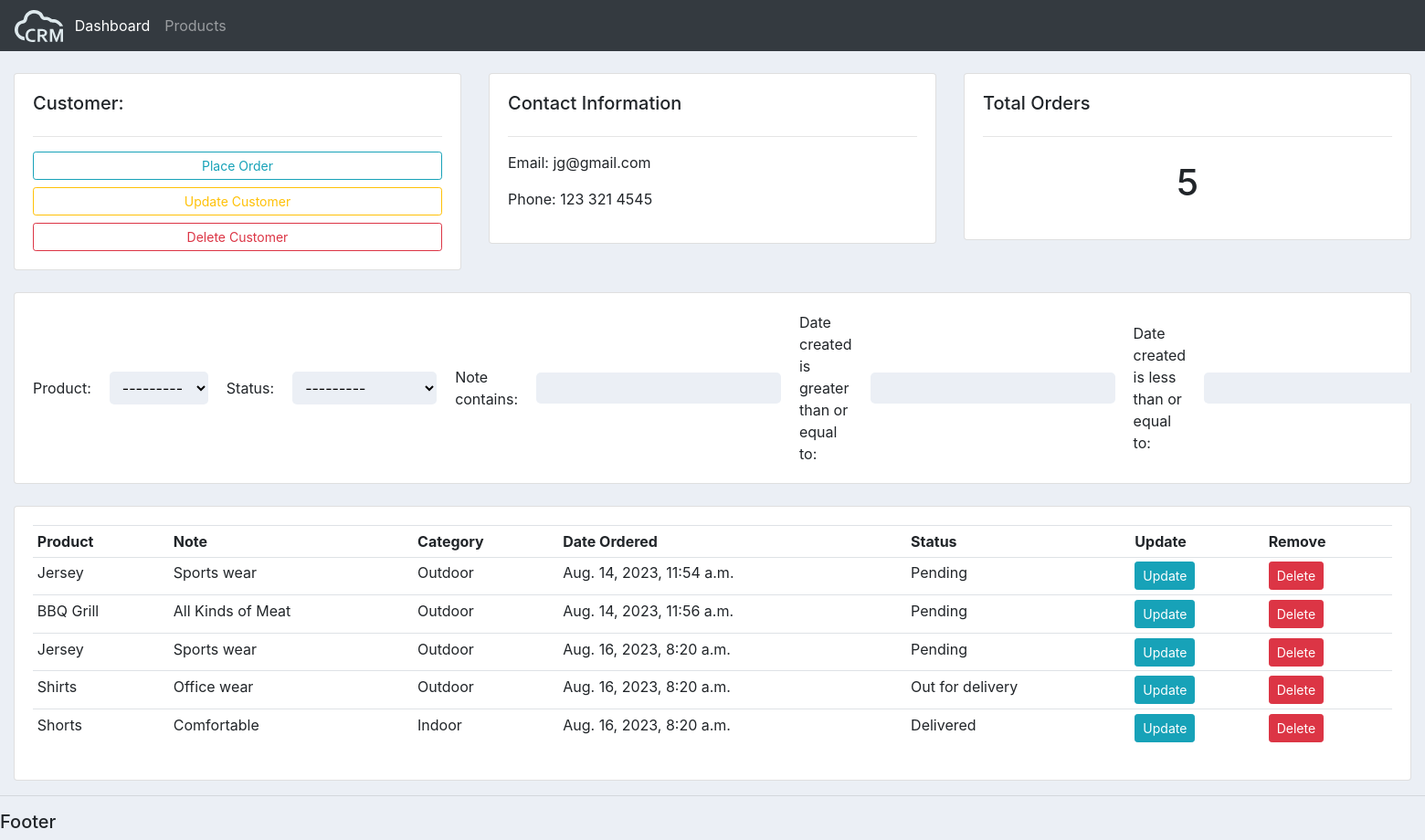
Page /customer/6/ on the committed database.
### accounts/models.py (models this page shows, shortened)
class Customer(models.Model):
    name = models.CharField(max_length = 200, null = True)
    phone = models.CharField(max_length = 200, null = True)
    email = models.CharField(max_length = 200, null = True)
    date_created = models.DateTimeField(auto_now_add = True, null = True)

class Order(models.Model):
    STATUS = (
        ('Pending', 'Pending'),
        ('Out for delivery','Out for delivery'),
        ('Delivered', 'Delivered')
    )
    customer = models.ForeignKey(Customer, null=True, on_delete=models.SET_NULL)
    product = models.ForeignKey(Product, null=True, on_delete=models.SET_NULL)
    date_created = models.DateTimeField(auto_now_add = True, null = True)
    status = models.CharField(max_length = 200, null = True, choices=STATUS)
    note = models.CharField(max_length=200, null = True)

class Product(models.Model):
    CATEGORY = (
        ('Indoor', 'Indoor'),
        ('Outdoor', 'Outdoor')
    )
    name = models.CharField(max_length = 200, null = True)
    price = models.FloatField(null = True)
    category = models.CharField(max_length = 200, null = True, choices=CATEGORY)
    description = models.CharField(max_length = 200, null = True, blank=True)
    date_created = models.DateTimeField(auto_now_add = True, null = True)
    tags = models.ManyToManyField(Tag)
    def __str__(self) -> str:
        return self.name

### accounts/views.py (the view)
# urls.py: path('customer/<str:pk_test>/', views.customer, name="customer"),
def customer(request, pk_test):
    customer = Customer.objects.get(id=pk_test)
    orders = customer.order_set.all()
    order_count = orders.count()
    myFilter = OrderFilter(request.GET, queryset=orders)
    orders = myFilter.qs
    context = {'customer': customer, 'orders': orders, 'order_count': order_count, 'myFilter': myFilter}
    return render(request,'accounts/customer.html', context)

### accounts/templates/accounts/customer.html (shortened to what this page needs)
{% extends 'accounts/main.html' %}
{% block content %}
<br>
<div class="container-fluid">
    <div class="row">
        <div class="col-md">
            <div class="card card-body">
                <h5>Customer:</h5>
                <hr>
                <a href={% url 'create_order' customer.id %} class="btn btn-outline-info btn-sm btn-block">Place Order</a>
                <a href={% url 'update_customer' customer.id %} class="btn btn-outline-warning btn-sm btn-block">Update Customer</a>
                <a href={% url 'delete_customer' customer.id %} class="btn btn-outline-danger btn-sm btn-block">Delete Customer</a>
            </div>
        </div>
        <div class="col-md">
            <div class="card card-body">
                <h5>Contact Information</h5>
                <hr>
                <p>Email: {{customer.email}}</p>
                <p>Phone: {{customer.phone}}</p>
            </div>
        </div>
        <div class="col-md">
            <div class="card card-body">
                <h5>Total Orders</h5>
                <hr>
                <h1 style="text-align: center; padding: 10px;">{{order_count}}</h1>
            </div>
        </div>
    </div>
    <br>
    <div class="row">
        <div class="col">
            <div class="card card-body">
                <form action="" method="get">
                    {{myFilter.form}}
                </form>
            </div>
        </div>
    </div>
    <br>
    <div class="row">
        <div class="col-md">
            <div class="card card-body">
                <table class="table table-sm">
                    <tr>
                        <th>Product</th>
                        <th>Note</th>
                        <th>Category</th>
                        <th>Date Ordered</th>
                        <th>Status</th>
                        <th>Update</th>
                        <th>Remove</th>
                    </tr>
                    {% for order in orders %}
                    <tr>
                        <td>{{order.product}}</td>
                        <td>{{order.note}}</td>
                        <td>{{order.product.category}}</td>
                        <td>{{order.date_created}}</td>
                        <td>{{order.status}}</td>
                        <td><a class="btn btn-sm btn-info" href={% url 'update_order' order.id %}>Update</a></td>
                        <td><a class="btn btn-sm btn-danger" href={% url 'delete_order' order.id%}>Delete</a></td>
                    </tr>
                    {% endfor %}
                </table>
            </div>
        </div>
    </div>
</div>
{% endblock  %}

### static/css/main.css (style rules this page uses)
body { background-color: #ebeff5; }
input { border: none; }

### accounts/templates/accounts/main.html (style rules this page uses)
input { border: none; background: #ebeff5; padding: 5px 10px; border-radius: 5px; outline: none; }
select { word-wrap: normal; width: 200px; padding: 7px 10px; background-color: #ebeff5; border: none; outline: none; border-radius: 5px; }

### accounts/templates/accounts/customer.html (style rules this page uses)
form { display: flex; align-items: center; gap: 20px; }
label { display: inline-block; margin-bottom: 0; }

### rows in the picture
Customer: email "jg@gmail.com", phone "123 321 4545"
Order: product "Jersey", note "Sports wear", product.category "Outdoor", date_created "Aug. 14, 2023, 11:54 a.m.", status "Pending"
Order: product "BBQ Grill", note "All Kinds of Meat", product.category "Outdoor", date_created "Aug. 14, 2023, 11:56 a.m.", status "Pending"
Order: product "Jersey", note "Sports wear", product.category "Outdoor", date_created "Aug. 16, 2023, 8:20 a.m.", status "Pending"
Order: product "Shirts", note "Office wear", product.category "Outdoor", date_created "Aug. 16, 2023, 8:20 a.m.", status "Out for delivery"
Order: product "Shorts", note "Comfortable", product.category "Indoor", date_created "Aug. 16, 2023, 8:20 a.m.", status "Delivered"

### other values in the picture
{{ order_count }} "5"
